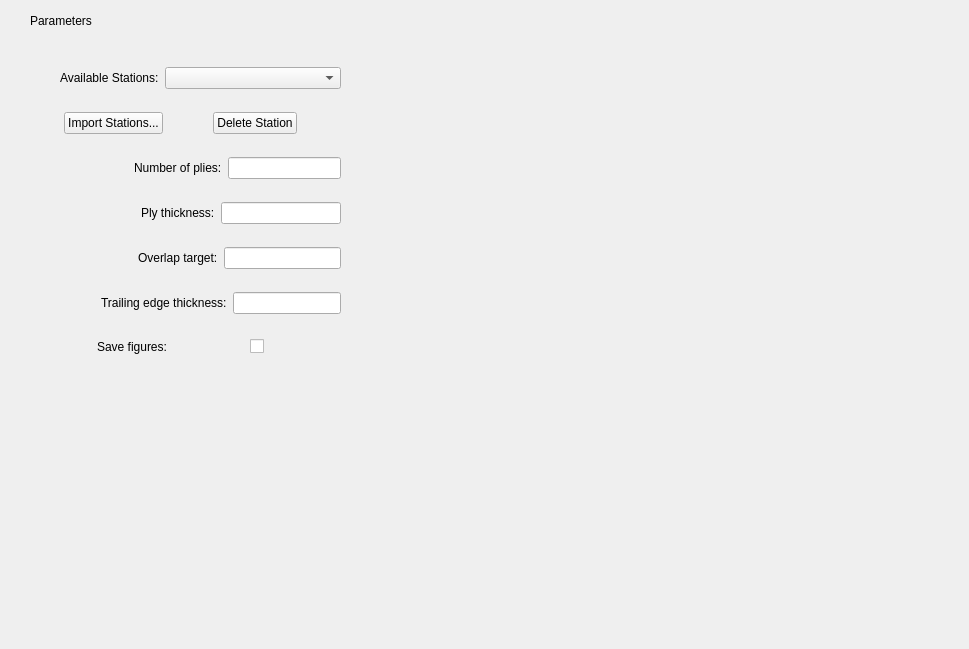
         <widget class="QWidget" name="skin_page">
          <widget class="QLabel" name="label_11">
           <property name="geometry">
            <rect>
             <x>30</x>
             <y>10</y>
             <width>141</width>
             <height>21</height>
            </rect>
           </property>
           <property name="text">
            <string>Parameters</string>
           </property>
          </widget>
          <widget class="QWidget" name="section_chart_top" native="true">
           <property name="geometry">
            <rect>
             <x>560</x>
             <y>20</y>
             <width>400</width>
             <height>300</height>
            </rect>
           </property>
           <property name="minimumSize">
            <size>
             <width>400</width>
             <height>300</height>
            </size>
           </property>
          </widget>
          <widget class="QWidget" name="section_chart_bot" native="true">
           <property name="geometry">
            <rect>
             <x>560</x>
             <y>340</y>
             <width>400</width>
             <height>300</height>
            </rect>
           </property>
           <property name="minimumSize">
            <size>
             <width>400</width>
             <height>300</height>
            </size>
           </property>
          </widget>
          <widget class="QWidget" name="layoutWidget">
           <property name="geometry">
            <rect>
             <x>20</x>
             <y>50</y>
             <width>321</width>
             <height>331</height>
            </rect>
           </property>
           <layout class="QVBoxLayout" name="verticalLayout_10">
            <item>
             <layout class="QHBoxLayout" name="horizontalLayout_17">
              <item>
               <spacer name="horizontalSpacer_22">
                <property name="orientation">
                 <enum>Qt::Orientation::Horizontal</enum>
                </property>
                <property name="sizeType">
                 <enum>QSizePolicy::Policy::Maximum</enum>
                </property>
                <property name="sizeHint" stdset="0">
                 <size>
                  <width>40</width>
                  <height>20</height>
                 </size>
                </property>
               </spacer>
              </item>
              <item>
               <widget class="QLabel" name="label_25">
                <property name="text">
                 <string>Available Stations:</string>
                </property>
               </widget>
              </item>
              <item>
               <widget class="QComboBox" name="stations_list">
                <property name="sizePolicy">
                 <sizepolicy hsizetype="MinimumExpanding" vsizetype="Fixed">
                  <horstretch>0</horstretch>
                  <verstretch>0</verstretch>
                 </sizepolicy>
                </property>
               </widget>
              </item>
             </layout>
            </item>
            <item>
             <layout class="QHBoxLayout" name="horizontalLayout_18">
              <item>
               <spacer name="horizontalSpacer_20">
                <property name="orientation">
                 <enum>Qt::Orientation::Horizontal</enum>
                </property>
                <property name="sizeHint" stdset="0">
                 <size>
                  <width>40</width>
                  <height>20</height>
                 </size>
                </property>
               </spacer>
              </item>
              <item>
               <widget class="QPushButton" name="import_stations_button">
                <property name="text">
                 <string>Import Stations...</string>
                </property>
               </widget>
              </item>
              <item>
               <spacer name="horizontalSpacer_19">
                <property name="orientation">
                 <enum>Qt::Orientation::Horizontal</enum>
                </property>
                <property name="sizeHint" stdset="0">
                 <size>
                  <width>40</width>
                  <height>20</height>
                 </size>
                </property>
               </spacer>
              </item>
              <item>
               <widget class="QPushButton" name="delete_station_button_2">
                <property name="text">
                 <string>Delete Station</string>
                </property>
               </widget>
              </item>
              <item>
               <spacer name="horizontalSpacer_21">
                <property name="orientation">
                 <enum>Qt::Orientation::Horizontal</enum>
                </property>
                <property name="sizeHint" stdset="0">
                 <size>
                  <width>40</width>
                  <height>20</height>
                 </size>
                </property>
               </spacer>
              </item>
             </layout>
            </item>
            <item>
             <layout class="QHBoxLayout" name="horizontalLayout_19">
              <item>
               <spacer name="horizontalSpacer_23">
                <property name="orientation">
                 <enum>Qt::Orientation::Horizontal</enum>
                </property>
                <property name="sizeHint" stdset="0">
                 <size>
                  <width>40</width>
                  <height>20</height>
                 </size>
                </property>
               </spacer>
              </item>
              <item>
               <widget class="QLabel" name="label_26">
                <property name="text">
                 <string>Number of plies:</string>
                </property>
               </widget>
              </item>
              <item>
               <widget class="QLineEdit" name="n_plies_input"/>
              </item>
             </layout>
            </item>
            <item>
             <layout class="QHBoxLayout" name="horizontalLayout_20">
              <item>
               <spacer name="horizontalSpacer_24">
                <property name="orientation">
                 <enum>Qt::Orientation::Horizontal</enum>
                </property>
                <property name="sizeHint" stdset="0">
                 <size>
                  <width>40</width>
                  <height>20</height>
                 </size>
                </property>
               </spacer>
              </item>
              <item>
               <widget class="QLabel" name="label_27">
                <property name="text">
                 <string>Ply thickness:</string>
                </property>
               </widget>
              </item>
              <item>
               <widget class="QLineEdit" name="ply_thickness_input"/>
              </item>
             </layout>
            </item>
            <item>
             <layout class="QHBoxLayout" name="horizontalLayout_21">
              <item>
               <spacer name="horizontalSpacer_25">
                <property name="orientation">
                 <enum>Qt::Orientation::Horizontal</enum>
                </property>
                <property name="sizeHint" stdset="0">
                 <size>
                  <width>40</width>
                  <height>20</height>
                 </size>
                </property>
               </spacer>
              </item>
              <item>
               <widget class="QLabel" name="label_28">
                <property name="text">
                 <string>Overlap target:</string>
                </property>
               </widget>
              </item>
              <item>
               <widget class="QLineEdit" name="overlap_target_input"/>
              </item>
             </layout>
            </item>
            <item>
             <layout class="QHBoxLayout" name="horizontalLayout_22">
              <item>
               <spacer name="horizontalSpacer_26">
                <property name="orientation">
                 <enum>Qt::Orientation::Horizontal</enum>
                </property>
                <property name="sizeHint" stdset="0">
                 <size>
                  <width>40</width>
                  <height>20</height>
                 </size>
                </property>
               </spacer>
              </item>
              <item>
               <widget class="QLabel" name="label_29">
                <property name="text">
                 <string>Trailing edge thickness:</string>
                </property>
               </widget>
              </item>
              <item>
               <widget class="QLineEdit" name="te_thickness_input"/>
              </item>
             </layout>
            </item>
            <item>
             <layout class="QHBoxLayout" name="horizontalLayout_23">
              <item>
               <spacer name="horizontalSpacer_27">
                <property name="orientation">
                 <enum>Qt::Orientation::Horizontal</enum>
                </property>
                <property name="sizeHint" stdset="0">
                 <size>
                  <width>40</width>
                  <height>20</height>
                 </size>
                </property>
               </spacer>
              </item>
              <item>
               <widget class="QLabel" name="label_30">
                <property name="text">
                 <string>Save figures:</string>
                </property>
               </widget>
              </item>
              <item>
               <spacer name="horizontalSpacer_28">
                <property name="orientation">
                 <enum>Qt::Orientation::Horizontal</enum>
                </property>
                <property name="sizeHint" stdset="0">
                 <size>
                  <width>40</width>
                  <height>20</height>
                 </size>
                </property>
               </spacer>
              </item>
              <item>
               <widget class="QCheckBox" name="save_fig_input">
                <property name="text">
                 <string/>
                </property>
               </widget>
              </item>
              <item>
               <spacer name="horizontalSpacer_29">
                <property name="orientation">
                 <enum>Qt::Orientation::Horizontal</enum>
                </property>
                <property name="sizeHint" stdset="0">
                 <size>
                  <width>40</width>
                  <height>20</height>
                 </size>
                </property>
               </spacer>
              </item>
             </layout>
            </item>
           </layout>
          </widget>
         </widget>
